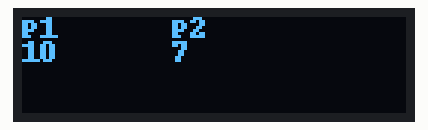
A program run on a simulated Raspberry Pi (BCM pin numbers). On the bench: 128×32 one-colour display.

Above: at 0.2 s.

The program:

score.py
```python
# Display labeled score to an OLED Screen

import time

import Adafruit_GPIO.SPI as SPI
import Adafruit_SSD1306

from PIL import Image
from PIL import ImageDraw
from PIL import ImageFont

import subprocess

import argparse

# Raspberry Pi pin configuration:
RST = None     # on the PiOLED this pin isnt used
# Note the following are only used with SPI:
DC = 23
SPI_PORT = 0
SPI_DEVICE = 0

# 128x32 display with hardware I2C:
disp = Adafruit_SSD1306.SSD1306_128_32(rst=RST)

# Initialize library.
disp.begin()

# Clear display.
disp.clear()
disp.display()

# Create blank image for drawing.
# Make sure to create image with mode '1' for 1-bit color.
width = disp.width
height = disp.height
image = Image.new('1', (width, height))

# Get drawing object to draw on image.
draw = ImageDraw.Draw(image)

# Draw a black filled box to clear the image.
draw.rectangle((0,0,width,height), outline=0, fill=0)

# Draw some shapes.
# First define some constants to allow easy resizing of shapes.
padding = -2
top = padding
bottom = height-padding
# Move left to right keeping track of the current x position for drawing shapes.
x = 0


# Load default font.
font = ImageFont.load_default()

# Alternatively load a TTF font.  Make sure the .ttf font file is in the same directory as the python script!
# Some other nice fonts to try: http://www.dafont.com/bitmap.php
# font = ImageFont.truetype('Minecraftia.ttf', 8)

try:
    parser = argparse.ArgumentParser()
    parser.add_argument('-c', '--clear', action='store_true', help='clear the display on exit')
    args = parser.parse_args()

    while True:

        # Draw a black filled box to clear the image.
        draw.rectangle((0,0,width,height), outline=0, fill=0)

        # Change score (currently arbitrary for testing)
        score = [10, 7]

        # Write two lines of text.

        draw.text((x, top),       "P1",  font=font, fill=255)
        draw.text((x, top+8),     str(score[0]), font=font, fill=255)

        draw.text((x + 50, top),       "P2",  font=font, fill=255)
        draw.text((x + 50, top+8),     str(score[1]), font=font, fill=255)

        # Display image.
        disp.image(image)
        disp.display()
        time.sleep(.1)
except KeyboardInterrupt:
    draw.rectangle((0,0,width,height), outline=0, fill=0)
    disp.image(image)
    disp.display()
```
